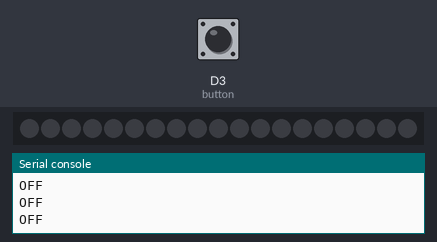
Simulated run of this program. Board: CircuitPython board. Shown: 19 RGB LEDs in strip order, left to right, the last lines printed to the serial console. Inputs (shaded band) come from the test bench; at power-on: D3 (button) HIGH.

Above: at 1.2 s.
1.3 s: D3 (button) pulled LOW for 3.2 s
At 1.7 s:
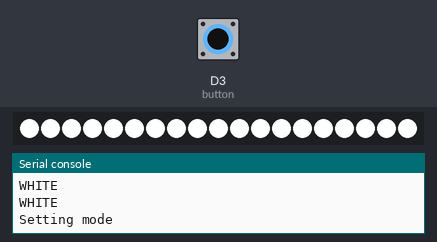
6.0 s: D3 (button) pulled LOW for 0.15 s
At 6.31 s:
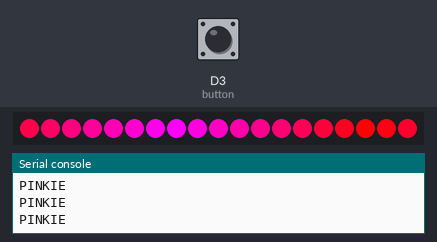
7.7 s: D3 (button) pulled LOW for 1 s
At 8.09 s:
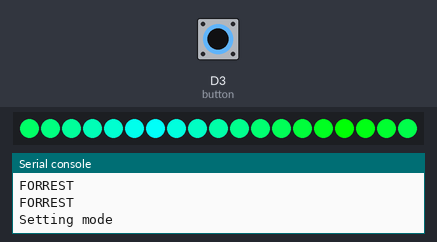
10.2 s: D3 (button) pulled LOW for 0.15 s
At 10.45 s:
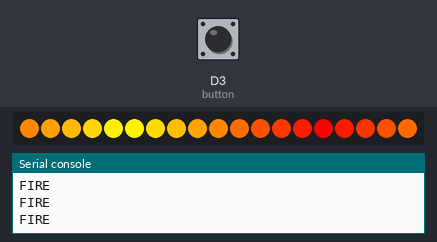
Timing chart, 0 to 12.9 s (numbered marks = the images above; inputs shaded):
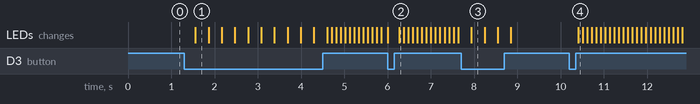

The program:

main.py
```python
import time
import board
import neopixel
from digitalio import DigitalInOut, Direction, Pull

pixel_pin = board.D1
num_pixels = 19
pixels = neopixel.NeoPixel(pixel_pin, num_pixels, brightness=1, auto_write=False, pixel_order=neopixel.GRBW) # Default is GRBW

button = DigitalInOut(board.D3)
button.direction = Direction.INPUT
button.pull = Pull.UP

def wheel(pos):
    # Input a value 0 to 255 to get a color value.
    # The colours are a transition r - g - b - back to r.
    if pos < 0 or pos > 255:
        r = g = b = 0
    elif pos < 85:
        r = int(pos * 3)
        g = int(255 - pos * 3)
        b = 0
    elif pos < 170:
        pos -= 85
        r = int(255 - pos * 3)
        g = 0
        b = int(pos * 3)
    else:
        pos -= 170
        r = 0
        g = int(pos * 3)
        b = int(255 - pos * 3)
    return (r, g, b, 0)


def fire(pos):
    # Input a value 0 to 255 to get a color value.
    # The colours are a transition r - g - b - back to r.
    if pos < 0 or pos > 255:
        r = g = b = 0
    elif pos < 128:
        r = 255
        g = 256+int(pos*2)
        b = 0
    else:
        pos -= 128
        r = 255
        g = 512-(pos*2)-1
        b = 0
    return (r, g, b, 0)

def sea(pos):
    # Input a value 0 to 255 to get a color value.
    # The colours are a transition r - g - b - back to r.
    if pos < 0 or pos > 255:
        r = g = b = 0
    elif pos < 128:
        r = 0
        g = 256+int(pos*2)
        b = 255
    else:
        pos -= 128
        r = 0
        g = 512-(pos*2)-1
        b = 255
    return (r, g, b, 0)

def forrest(pos):
    # Input a value 0 to 255 to get a color value.
    # The colours are a transition r - g - b - back to r.
    if pos < 0 or pos > 255:
        r = g = b = 0
    elif pos < 128:
        r = 0
        g = 255
        b = 256+int(pos*2)
    else:
        pos -= 128
        r = 0
        g = 255
        b = 512-(pos*2)-1
    return (r, g, b, 0)

def pinkie(pos):
    # Input a value 0 to 255 to get a color value.
    # The colours are a transition r - g - b - back to r.
    if pos < 0 or pos > 255:
        r = g = b = 0
    elif pos < 128:
        r = 255
        g = 0
        b = 256+int(pos*2)
    else:
        pos -= 128
        r = 255
        g = 0
        b = 512-(pos*2)-1
    return (r, g, b, 0)

def off():
    return (0, 0, 0, 0)

def white():
    return (255, 255, 255, 0)

def warm():
    return (246, 205, 139, 0)

mode = 0

def rainbow_cycle(j, mode):
    for i in range(num_pixels):
        pixel_index = (i * 256 // num_pixels) + j
        if mode == 0:
            print("OFF")
            pixels[i] = off()
        elif mode == 1:
            print("WHITE")
            pixels[i] = white()
        elif mode == 2:
            print("WARM")
            pixels[i] = warm()
        elif mode ==3:
            print("FIRE")
            pixels[i] = fire(pixel_index & 255)
        elif mode == 4:
            print("SEA")
            pixels[i] = sea(pixel_index & 255)
        elif mode == 5:
            print("PINKIE")
            pixels[i] = pinkie(pixel_index & 255)
        elif mode == 6:
            print("FORREST")
            pixels[i] = forrest(pixel_index & 255)
        elif mode == 7:
            print("RAINBOW")
            pixels[i] = wheel(pixel_index & 255)
    pixels.show()

num_modes = 7

while True:
    print("Start")
    for j in range(255):
        print(mode)
        rainbow_cycle(j, mode)  # rainbow cycle with 1ms delay per step
        time.sleep(0.1)
        if not button.value:
            print("Setting mode")
            mode = mode + 1
            mode = mode % 7
            time.sleep(0.2)
    print("Done")
```

Measured:
- after the input at 1.3 s, the LEDs: change after 0.26 s (image 1)
- after the input at 7.7 s, the LEDs: change after 0.24 s (image 3)
- after the input at 10.2 s, the LEDs: change after 0.21 s (image 4)
